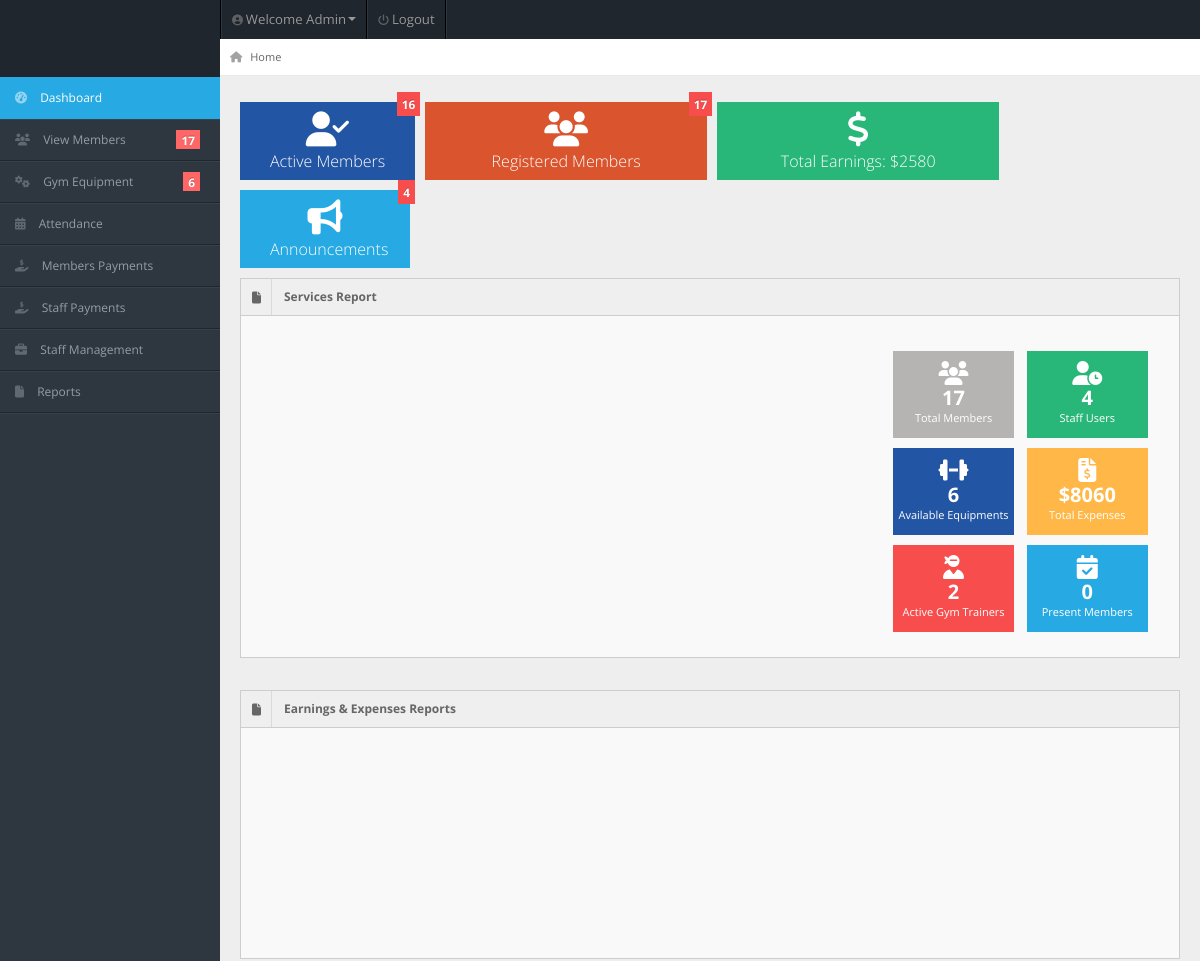
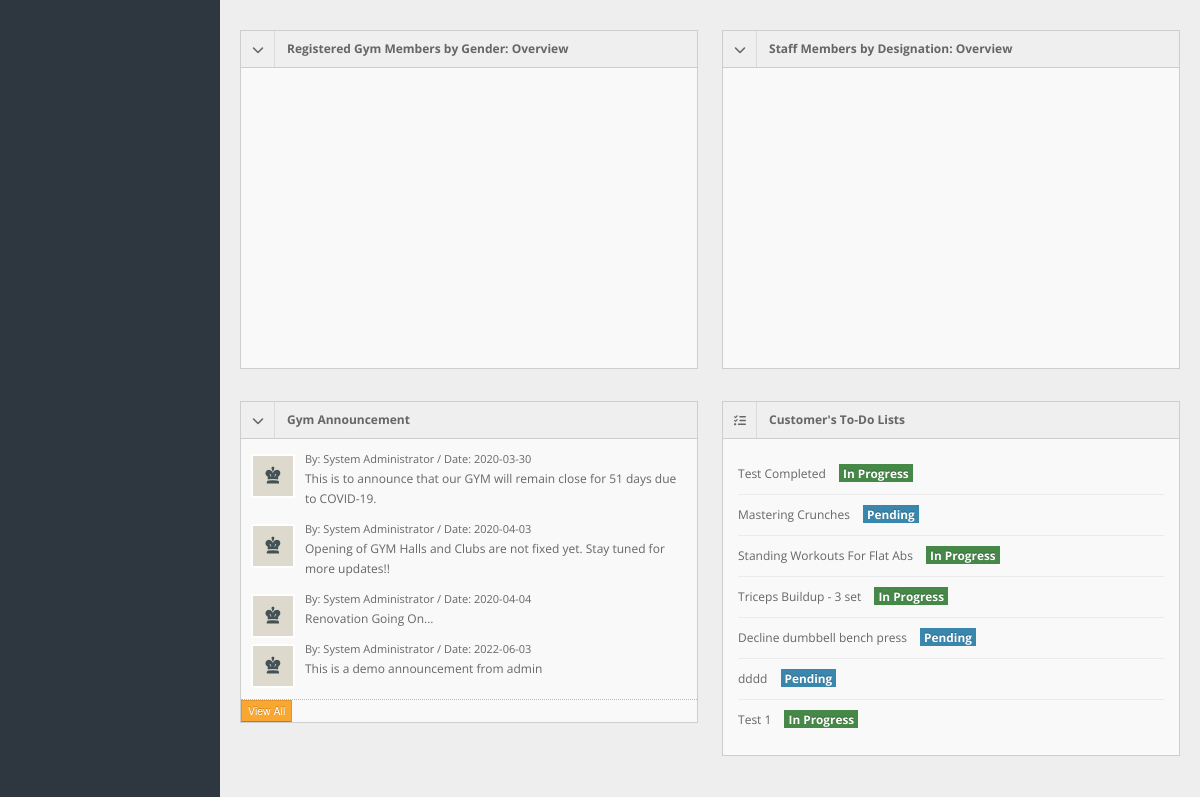
The page /admin/index.php (signed in) on the database its author committed (2 pictures, top to bottom).
### tables this page shows
CREATE TABLE `announcements` (
  `id` int(11) NOT NULL,
  `message` varchar(100) NOT NULL,
  `date` date NOT NULL
);

CREATE TABLE `todo` (
  `id` int(11) NOT NULL,
  `task_status` varchar(50) NOT NULL,
  `task_desc` varchar(30) NOT NULL,
  `user_id` int(7) NOT NULL
);

### admin/index.php (the view, shortened to what this page needs)
<!DOCTYPE html>
<html lang="en">
<head>
<link rel="stylesheet" href="../css/bootstrap.min.css" />
<link rel="stylesheet" href="../css/bootstrap-responsive.min.css" />
<link rel="stylesheet" href="../css/fullcalendar.css" />
<link rel="stylesheet" href="../css/matrix-style.css" />
<link rel="stylesheet" href="../css/matrix-media.css" />
<link href="../font-awesome/css/all.css" rel="stylesheet" />
<link href="../font-awesome/css/fontawesome.css" rel="stylesheet" />
<link rel="stylesheet" href="../css/jquery.gritter.css" />
</head>
<body>
<div id="header">
  <h1><a href="dashboard.html">Perfect Gym Admin</a></h1>
</div>
<?php include 'includes/topheader.php'?>
  <?php $page='dashboard'; include 'includes/sidebar.php'?>
<div id="content">
  <div id="content-header">
    <div id="breadcrumb"> <a href="index.php" title="You're right here" class="tip-bottom"><i class="fa fa-home"></i> Home</a></div>
  </div>
  <div class="container-fluid">
    <div class="quick-actions_homepage">
      <ul class="quick-actions">
        <li class="bg_ls span"> <a href="index.php" style="font-size: 16px;"> <i class="fas fa-user-check"></i> <span class="label label-important"><?php include'actions/dashboard-activecount.php'?></span> Active Members </a> </li>
        <li class="bg_lo span3"> <a href="members.php" style="font-size: 16px;"> <i class="fas fa-users"></i></i><span class="label label-important"><?php include'dashboard-usercount.php'?></span> Registered Members</a> </li>
        <li class="bg_lg span3"> <a href="payment.php" style="font-size: 16px;"> <i class="fa fa-dollar-sign"></i> Total Earnings: $<?php include'income-count.php' ?></a> </li>
        <li class="bg_lb span2"> <a href="announcement.php" style="font-size: 16px;"> <i class="fas fa-bullhorn"></i><span class="label label-important"><?php include'actions/count-announcements.php'?></span>Announcements </a> </li>
      </ul>
    </div>
    <div class="row-fluid">
      <div class="widget-box">
        <div class="widget-title bg_lg"><span class="icon"><i class="fas fa-file"></i></span>
          <h5>Services Report</h5>
        </div>
        <div class="widget-content" >
          <div class="row-fluid">
            <div class="span8">
              <div id="top_x_div" style="width: 700px; height: 290px;"></div>
            </div>
            <div class="span4">
              <ul class="site-stats">
                <li class="bg_lh"><i class="fas fa-users"></i> <strong><?php include 'dashboard-usercount.php';?></strong> <small>Total Members</small></li>
                <li class="bg_lg"><i class="fas fa-user-clock"></i> <strong><?php include 'actions/dashboard-staff-count.php';?></strong> <small>Staff Users</small></li>
                <li class="bg_ls"><i class="fas fa-dumbbell"></i> <strong><?php include 'actions/count-equipments.php';?></strong> <small>Available Equipments</small></li>
                <li class="bg_ly"><i class="fas fa-file-invoice-dollar"></i> <strong>$<?php include 'actions/total-exp.php';?></strong> <small>Total Expenses</small></li>
                <li class="bg_lr"><i class="fas fa-user-ninja"></i> <strong><?php include 'actions/count-trainers.php';?></strong> <small>Active Gym Trainers</small></li>
                <li class="bg_lb"><i class="fas fa-calendar-check"></i> <strong><?php include 'actions/count-attendance.php';?></strong> <small>Present Members</small></li>
              </ul>
            </div>
          </div>
        </div>
      </div>
    </div>
    <div class="row-fluid">
      <div class="widget-box">
        <div class="widget-title bg_lg"><span class="icon"><i class="fas fa-file"></i></span>
          <h5>Earnings & Expenses Reports</h5>
        </div>
        <div class="widget-content" >
          <div class="row-fluid">
            <div class="span12">
              <div id="top_y_div" style="width: 700px; height: 180px;"></div>
            </div>
          </div>
        </div>
      </div>
    </div>
    <div class="row-fluid">
      <div class="span6">
        <div class="widget-box">
          <div class="widget-title bg_ly" data-toggle="collapse" href="#collapseG2"><span class="icon"><i class="fas fa-chevron-down"></i></span>
            <h5>Registered Gym Members by Gender: Overview</h5>
          </div>
          <div class="widget-content nopadding collapse in" id="collapseG2">
            <ul class="recent-posts">
              <div id="donutchart" style="width: 600px; height: 300px;"></div>
            </ul>
          </div>
        </div>
      </div>
      <div class="span6">
        <div class="widget-box">
          <div class="widget-title bg_ly" data-toggle="collapse" href="#collapseG2"><span class="icon"><i class="fas fa-chevron-down"></i></span>
            <h5>Staff Members by Designation: Overview</h5>
          </div>
          <div class="widget-content nopadding collapse in" id="collapseG2">
            <ul class="recent-posts">
            <div id="donutchart2022" style="width: 600px; height: 300px;"></div>
            </ul>
          </div>
        </div>
      </div>
      </div>
    <div class="row-fluid">
      <div class="span6">
        <div class="widget-box">
          <div class="widget-title bg_ly" data-toggle="collapse" href="#collapseG2"><span class="icon"><i class="fas fa-chevron-down"></i></span>
            <h5>Gym Announcement</h5>
          </div>
          <div class="widget-content nopadding collapse in" id="collapseG2">
            <ul class="recent-posts">
              <li>
              <?php
                $qry="SELECT * FROM announcements";
                $result=mysqli_query($conn,$qry);
                while($row=mysqli_fetch_array($result)){
                  echo"<div class='user-thumb'> <img width='70' height='40' alt='User' src='../img/demo/av1.jpg'> </div>";
                  echo"<div class='article-post'>";
                  echo"<span class='user-info'> By: System Administrator / Date: ".$row['date']." </span>";
                  echo"<p><a href='#'>".$row['message']."</a> </p>";
                }
                echo"</div>";
                echo"</li>";
              ?>
              <a href="manage-announcement.php"><button class="btn btn-warning btn-mini">View All</button></a>
            </ul>
          </div>
        </div>
      </div>
      <div class="span6">
      <div class="widget-box">
          <div class="widget-title"> <span class="icon"><i class="fas fa-tasks"></i></span>
            <h5>Customer's To-Do Lists</h5>
          </div>
          <div class="widget-content">
            <div class="todo">
              <ul>
              <?php
                include "dbcon.php";
                $qry="SELECT * FROM todo";
                $result=mysqli_query($con,$qry);
                while($row=mysqli_fetch_array($result)){ ?>
                <li class='clearfix'>
                    <div class='txt'> <?php echo $row["task_desc"]?> <?php if ($row["task_status"] == "Pending") { echo '<span class="by label label-info">Pending</span>';} else { echo '<span class="by label label-success">In Progress</span>'; }?></div>
               <?php }
                echo"</li>";
              echo"</ul>";
              ?>
            </div>
          </div>
        </div>
                </div>
      </div>
    </div>
  </div>
</body>
</html>

### css/matrix-media.css (style rules this page uses)
body { background:#2E363F; }
#header { background-color: #1f262d; margin-top:10px; }

### rows shown on the page
announcements: date "2020-03-30", message "This is to announce that our GYM will remain close for 51 days due to COVID-19."
announcements: date "2020-04-03", message "Opening of GYM Halls and Clubs are not fixed yet. Stay tuned for more updates!!"
announcements: date "2020-04-04", message "Renovation Going On..."
announcements: date "2022-06-03", message "This is a demo announcement from admin"
todo: task_desc "Test Completed", task_status "In Progress"
todo: task_desc "Mastering Crunches", task_status "Pending"
todo: task_desc "Standing Workouts For Flat Abs", task_status "In Progress"
todo: task_desc "Triceps Buildup - 3 set", task_status "In Progress"
todo: task_desc "Decline dumbbell bench press", task_status "Pending"
todo: task_desc "dddd", task_status "Pending"
todo: task_desc "Test 1", task_status "In Progress"

### other values the page prints
$query->num_rows "17 17 17"
$query->num_rows "6"
$query->num_rows "16"
$row_amountsum['SUM( amount)'] "2580"
$query->num_rows "4"
$row_amountsum['SUM( amount)'] "8060"
$query->num_rows "2"
$query->num_rows "0"
